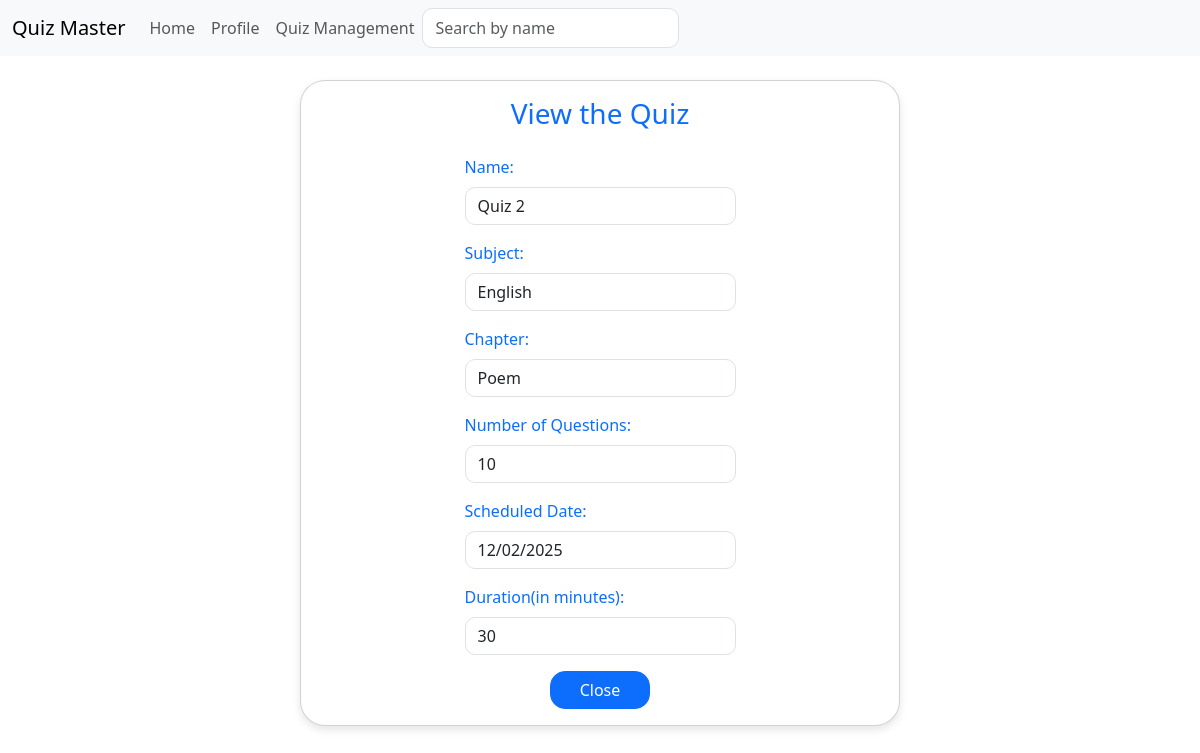
The page /quiz/1/view (signed in) on the database its author committed.
### models.py (models this page shows)
class Quiz(db.Model):
    id = db.Column(db.Integer, primary_key = True)
    name = db.Column(db.String(255), nullable = False)
    no_of_question = db.Column(db.Integer, nullable = False)
    marks = db.Column(db.Integer, nullable = False)
    date = db.Column(db.DateTime, default=datetime.utcnow)
    time = db.Column(db.Integer, default=int(datetime.utcnow().timestamp()))
    remark = db.Column(db.String(255))
    chapter_id = db.Column(db.Integer, db.ForeignKey('chapter.id'), nullable=False)
    questions = db.relationship('Question', backref='quiz', lazy=True)

class Subject(db.Model):
    id = db.Column(db.Integer, primary_key = True)
    name = db.Column(db.String(64), nullable = False, unique = True)
    description = db.Column(db.String(150))
    chapters = db.relationship('Chapter', backref='subject', lazy=True)

class Chapter(db.Model):
    id = db.Column(db.Integer, primary_key = True)
    name = db.Column(db.String(64 ), nullable = False)
    description = db.Column(db.String(100))
    subject_id = db.Column(db.Integer, db.ForeignKey('subject.id'), nullable=False)

### routes.py (the view)
@app.route('/quiz/<int:id>/view')
@auth_requried
def view_quiz(id):
    user = User.query.get(session['user_id'])
    quiz = Quiz.query.get_or_404(id)
    chapter = Chapter.query.get(quiz.chapter_id)
    subject = Subject.query.get(chapter.subject_id)
    return render_template('view_quiz.html', quiz=quiz, chapter=chapter, subject=subject, user=user)

### routes.py (called while the page is built)
def auth_requried(func):
    @wraps(func)
    def inner(*args, **kwargs):
        if 'user_id' in session:
            return func(*args, **kwargs)
        else:
            flash('You need to be logged in to access this page')
            return redirect(url_for('login'))
    return inner

### templates/view_quiz.html (shortened to what this page needs)
{% extends 'layout.html' %}
{% block content %}
<div class="container mt-4">
    <div class="card">
        <div class="card-body">
            <h3 class="text-center text-primary mb-4">View the Quiz</h3>
            <div class="row">
                <div class="col-md-6 mx-auto">
                    <div class="mb-3">
                        <label class="form-label text-primary">Name:</label>
                        <input type="text" class="form-control" value="{{ quiz.name }}" readonly>
                    </div>
                    <div class="mb-3">
                        <label class="form-label text-primary">Subject:</label>
                        <input type="text" class="form-control" value="{{ subject.name }}" readonly>
                    </div>
                    <div class="mb-3">
                        <label class="form-label text-primary">Chapter:</label>
                        <input type="text" class="form-control" value="{{ chapter.name }}" readonly>
                    </div>
                    <div class="mb-3">
                        <label class="form-label text-primary">Number of Questions:</label>
                        <input type="text" class="form-control" value="{{ quiz.no_of_question }}" readonly>
                    </div>
                    <div class="mb-3">
                        <label class="form-label text-primary">Scheduled Date:</label>
                        <input type="text" class="form-control" value="{{ quiz.date.strftime('%d/%m/%Y') }}" readonly>
                    </div>
                    <div class="mb-3">
                        <label class="form-label text-primary">Duration(in minutes):</label>
                        <input type="text" class="form-control" value="{{ quiz.time }}" readonly>
                    </div>
                    <div class="text-center">
                        <a href="{{ url_for('home') }}" class="btn btn-primary px-4">Close</a>
                    </div>
                </div>
            </div>
        </div>
    </div>
</div>
{% endblock %}

### templates/view_quiz.html (style rules this page uses)
.card { border-radius: 25px; box-shadow: 0 4px 8px rgba(0,0,0,0.1); max-width: 600px; margin: 0 auto; }
.form-label { color: #0d6efd; font-weight: 500; }
.form-control { border-radius: 10px; }
.btn { border-radius: 15px; min-width: 100px; }

### rows shown on the page
Quiz: name "Quiz 2", no_of_question "10", date "12/02/2025", time "30"
Subject: name "English"
Chapter: name "Poem"
